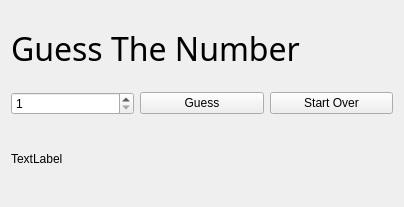
<?xml version="1.0" encoding="UTF-8"?>
<ui version="4.0">
 <class>Widget</class>
 <widget class="QWidget" name="Widget">
  <property name="geometry">
   <rect>
    <x>0</x>
    <y>0</y>
    <width>404</width>
    <height>207</height>
   </rect>
  </property>
  <property name="windowTitle">
   <string>Guess The Number</string>
  </property>
  <layout class="QVBoxLayout" name="verticalLayout">
   <item>
    <widget class="QLabel" name="titleLabel">
     <property name="font">
      <font>
       <family>American Typewriter</family>
       <pointsize>24</pointsize>
      </font>
     </property>
     <property name="text">
      <string>Guess The Number</string>
     </property>
    </widget>
   </item>
   <item>
    <layout class="QHBoxLayout" name="horizontalLayout">
     <item>
      <widget class="QSpinBox" name="numberSpinBox">
       <property name="minimum">
        <number>1</number>
       </property>
       <property name="maximum">
        <number>10</number>
       </property>
      </widget>
     </item>
     <item>
      <widget class="QPushButton" name="guessButton">
       <property name="text">
        <string>Guess</string>
       </property>
      </widget>
     </item>
     <item>
      <widget class="QPushButton" name="startOverButton">
       <property name="text">
        <string>Start Over</string>
       </property>
      </widget>
     </item>
    </layout>
   </item>
   <item>
    <widget class="QLabel" name="messageLabel">
     <property name="text">
      <string>TextLabel</string>
     </property>
    </widget>
   </item>
  </layout>
 </widget>
 <resources/>
 <connections/>
</ui>
